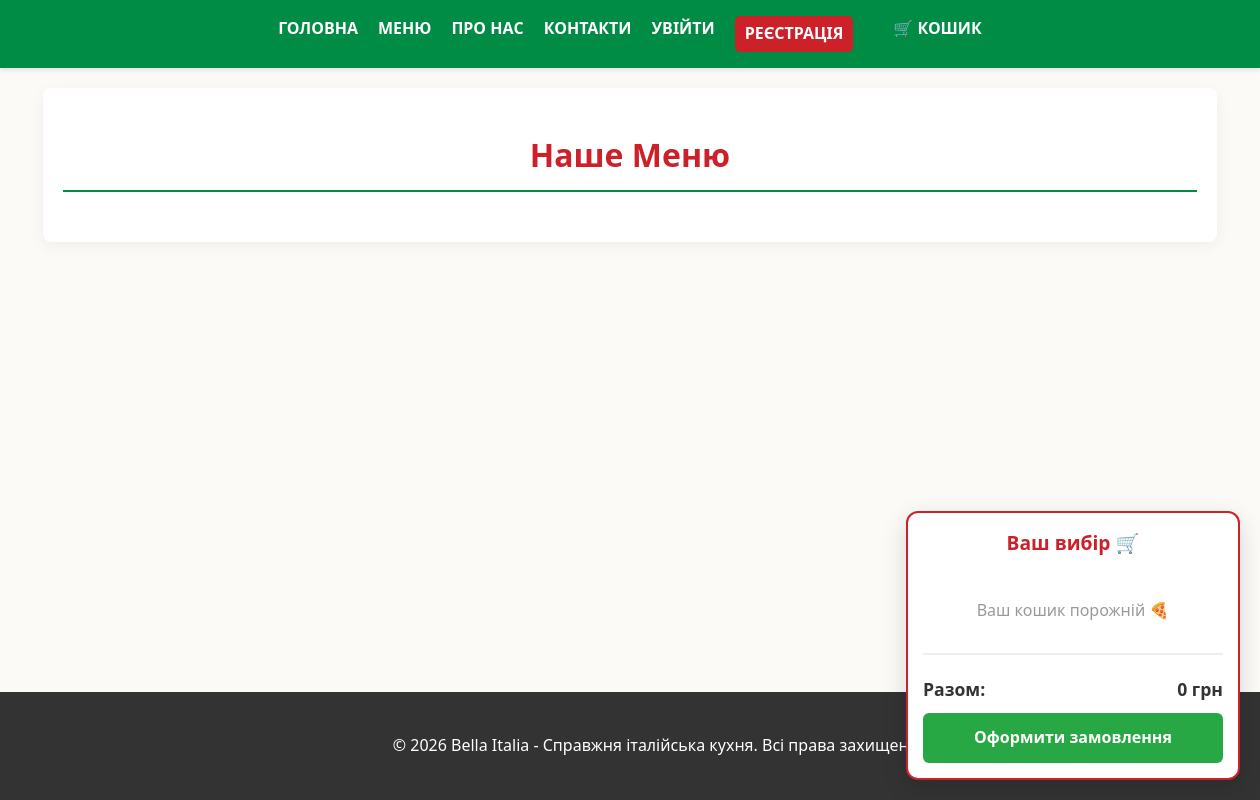
Before: /menu/ with the older database file.
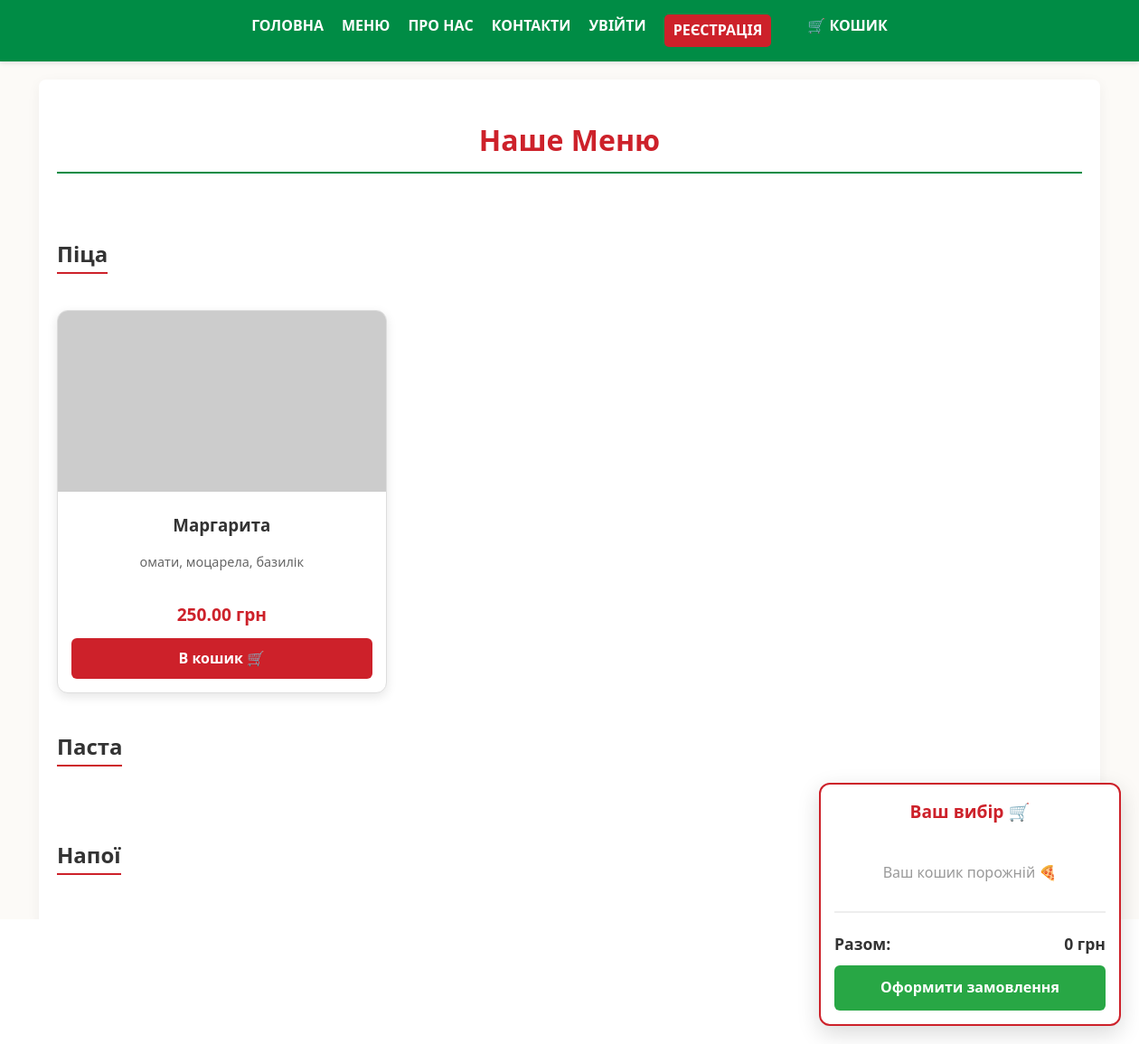
After: the same page with the newer database file.
### catalog/models.py (models this page shows, shortened)
class Category(models.Model):
    name = models.CharField(max_length=100, verbose_name="Назва категорії")

class Product(models.Model):
    category = models.ForeignKey(Category, on_delete=models.CASCADE, related_name='products', verbose_name="Категорія")
    title = models.CharField(max_length=200, verbose_name="Назва страви")
    description = models.TextField(verbose_name="Опис")
    price = models.DecimalField(max_digits=10, decimal_places=2, verbose_name="Ціна")
    image = models.ImageField(upload_to='products/', blank=True, null=True, verbose_name="Фото (файл)")
    image_url = models.URLField(max_length=500, blank=True, null=True, verbose_name="Посилання на фото (URL)")

### catalog/views.py (the view)
# urls.py: path('menu/', views.menu, name='menu'),
def menu(request):
    categories = Category.objects.all()
    products = Product.objects.all()
    cart = request.session.get('cart', {})
    total_price = sum(float(item['price']) * item['quantity'] for item in cart.values())
    return render(request, 'catalog/menu.html', {
        'categories': categories,
        'products': products,
        'title': 'Наше Меню',
        'total_price': total_price
    })

### catalog/templates/catalog/menu.html (shortened to what the changed rows need)
{% extends 'catalog/base.html' %}
{% block content %}
<h1 style="text-align: center; margin-bottom: 30px;">Наше Меню</h1>
<div class="menu-container">
    {% for category in categories %}
        <h2 class="category-title" id="{% if 'Піца' in category.name %}pizza{% elif 'Паста' in category.name %}pasta{% else %}drinks{% endif %}" style="margin-top: 40px; border-bottom: 2px solid #cd212a; display: inline-block;">
            {{ category.name }}
        </h2>
        <div class="products-grid" style="display: grid; grid-template-columns: repeat(auto-fill, minmax(280px, 1fr)); gap: 20px; margin-top: 20px;">
            {% for product in products %}
                {% if product.category == category %}
                    <div class="product-card" id="product-{{ product.id }}" style="background: white; border-radius: 12px; box-shadow: 0 4px 12px rgba(0,0,0,0.1); overflow: hidden; transition: 0.3s;">
                        <img src="{{ product.image_url|default:'https://via.placeholder.com/500x350?text=No+Photo' }}"
                             alt="{{ product.title }}"
                             style="width:100%; height:200px; object-fit:cover;">
                        <div class="product-info" style="padding: 15px;">
                            <h3 style="margin: 0 0 10px 0;">{{ product.title }}</h3>
                            <p style="color: #666; font-size: 0.9em; height: 40px; overflow: hidden;">{{ product.description }}</p>
                            <p class="price" style="font-size: 1.2em; color: #cd212a; margin: 10px 0;"><strong>{{ product.price }} грн</strong></p>
                            <a href="{% url 'add_to_cart' product.id %}" class="btn add-to-cart-btn"
                               style="display: block; text-align: center; background: #cd212a; color: white; text-decoration: none; padding: 10px; border-radius: 6px; font-weight: bold;">
                               В кошик 🛒
                            </a>
                        </div>
                    </div>
                {% endif %}
            {% endfor %}
        </div>
    {% endfor %}
</div>
{% endblock %}

Changed rows visible on the page:
added Category: name "Піца"
added Product: title "Маргарита", description "омати, моцарела, базилік", price "250.00"
added Category: name "Паста"
added Category: name "Напої"
